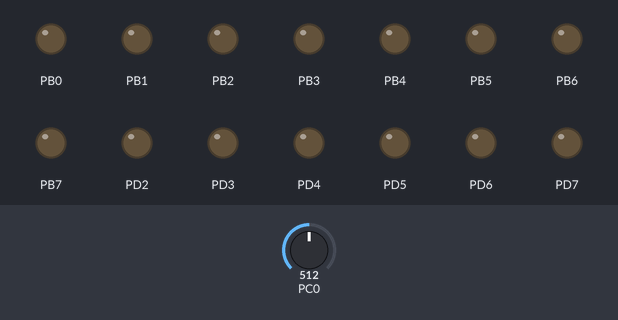
Bench run of a program on a simulated ATmega328P, built with avr-gcc and emulated at 16 MHz. Shown: output pins drawn as LEDs (lit = HIGH). Inputs (shaded band) come from the test bench; at power-on: PC0 = 512. EEPROM starts erased.

Above: at 0.05 s.
Timing chart, 0 to 3.0 s (numbered marks = the images above):
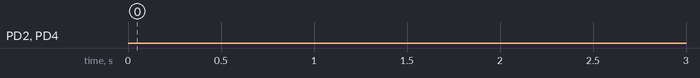

The program:

main.c
```c
/*
 * ArduinoLicht.c
 *
 * Created: 09/11/2020 17:29:41
 * Author : Sabine
 * Deze code werkt alleen autonoom en is nog niet getest met GUI.
 */


#include "AVR_TTC_scheduler.h"
#include <avr/io.h>
#include <stdlib.h>
#include <avr/sfr_defs.h>
#define F_CPU 16E6
#include <util/delay.h>
#include <avr/eeprom.h>
#define UBBRVAL 51

volatile uint8_t status = 0x01;
volatile uint8_t min_uitrol = 5;
volatile uint8_t max_uitrol = 160;
volatile uint8_t uitrol = 0;
volatile uint8_t max_licht = 25;
volatile uint8_t lichtintensiteit = 0;
volatile uint8_t adcValue = 0;
volatile uint8_t isBusy = 0;
volatile uint8_t isRolling = 0;
//volatile uint8_t pulse = 0; // wordt alleen gebruikt voor ultrasoon sensor
//volatile int16_t COUNTB = 0; //wordt alleen gebruikt voor ultrasoon sensor


void setup() {
	DDRD = 0xFF; // pin 2,3,4
	DDRB = 0xFF; // wordt niet gebruikt
}

// Zet de waarden voor de serieele verbinding
// Dit komt uit de datasheet
void uart_init(){
	UBRR0H = 0;
	UBRR0L = UBBRVAL;
	UCSR0A = 0;
	UCSR0B = _BV(TXEN0) | _BV(RXEN0);
	UCSR0C = _BV(UCSZ01) | _BV(UCSZ00);
}

// Verstuur data
void transmit(uint8_t data){
	loop_until_bit_is_set(UCSR0A, UDRE0);
	UDR0 = data;
}

// Ontvang data
uint8_t receive(void) {
	loop_until_bit_is_set(UCSR0A, RXC0);
	return UDR0;
}

/*
ADMUX is the ADC multiplexer selection register (register that contains three fields of bits for
controlling various aspects of data conversion)
ADCSRA is the ADC control and status register A

ADPS0 = 0 (ADC Prescaler select bits)
ADPS1 = 1 (ADC Prescaler select bits)
ADPS2 = 2 (ADC Prescaler select bits)
*/
void adc_init(){
	   ADCSRA |= (1 << ADPS2) | (1 << ADPS1) | (1 << ADPS0); // Zet de ADC prescalar op 128
	   ADMUX |= (1 << REFS0); // Zet ADC reference naar AVCC
	   ADCSRA |= (1 << ADEN);  // Zet ADC aan
   }

// Param: uit te lezen poort
// Return: de digitale waarde
int readAdc(uint16_t port){
	ADMUX = 0xf0; //voor MUX3-0 op 0 zetten
	ADMUX |= port; //OR om desbetreffende poort op 1 zetten (bijv als param 1 was zet A1 op 1)

	uint8_t value;
	// ADCSRA is control and status register A
	// setting ADSC to 1 initiates a single conversion (bit 6)
	ADCSRA |= (1<<ADSC); // 0000 0001 << 6 results in 0100 0000, 6e bit op 1 = start conversion
	while(ADCSRA & (1<<ADSC)){};
	value = ADCH;
	return value;
}

void set_eeprom_address(){
	eeprom_write_byte(0x00, 0x01); // Geef aan dat er data is
	eeprom_write_byte(0x01, status);
	eeprom_write_byte(0x02, min_uitrol);
	eeprom_write_byte(0x03, max_uitrol);
	eeprom_write_byte(0x04, uitrol);
	eeprom_write_byte(0x05, max_licht);
	eeprom_write_byte(0x06, lichtintensiteit);
   }

void get_eeprom(){
	status = eeprom_read_byte(0x01);
	min_uitrol = eeprom_read_byte(0x02);
	max_uitrol = eeprom_read_byte(0x03);
	uitrol = eeprom_read_byte(0x04);
	max_licht = eeprom_read_byte(0x05);
	lichtintensiteit = eeprom_read_byte(0x06);
   }

// De rode LED aanzetten op Poort D pin 3 ( 8 = 0000 1000)
void RoodLEDaan(){
	PORTD |= 8; //0000 0000 0000 1000 |= 0000 0000 0000 0000
}

// De rode LED aanzetten op Poort D pin 3 ( 8 = 0000 1000)
void RoodLEDuit(){
	PORTD &=~ 8;
}

// De groene LED gaat aan op poort D pin 2 (4 = 0000 0100)
void GroenLEDaan(){
	PORTD |= 4;
}

// De groene LED gaat uit op poort D pin 2 (4 = 0000 0100)
void GroenLEDuit(){
	PORTD &=~ 4;
}

// De gele LED gaat aan op poort D pin 4 ( 16 = 0001 0000)
void GeelLEDaan(){
	PORTD |= 16;
}

// De gele LED gaat uit op poort D pin 4 ( 16 = 0001 0000)
void GeelLEDuit(){
	PORTD &=~ 16;
}

// Bereken de lichtintensiteit
void lichtsensor(void){
	lichtintensiteit = readAdc(0);
	_delay_ms(10);
}

// Laat de rode LED branden en de gele LED knipperen
void schermoprollen(){
	isRolling = 1;
	if(PORTD == 0x04) { // check of groen nog aan staat, zo ja zet hem uit
		GroenLEDuit();
	}
	RoodLEDaan();
		while(uitrol > min_uitrol){
			GeelLEDaan();
			_delay_ms(500);
			GeelLEDuit();
			_delay_ms(500);
			if(uitrol - 10 < min_uitrol){
				uitrol -= uitrol - min_uitrol;
				eeprom_write_byte(0x04, uitrol);
			}else{
				uitrol -= 10;
				eeprom_write_byte(0x04, uitrol);
			}
		}
	isRolling = 0;
}

// Laat de groene LED branden en de gele LED knipperen
void schermuitrollen(){
	isRolling = 1;
	if(PORTD == 0x08 ) { // check of rood nog aan staat, zo ja zet hem uit
		RoodLEDuit();
	}
	GroenLEDaan();
		while(uitrol < max_uitrol) {
			GeelLEDaan();
			_delay_ms(500);
			GeelLEDuit();
			_delay_ms(500);
			if(uitrol + 10 > max_uitrol){
				uitrol += max_uitrol - uitrol;
				eeprom_write_byte(0x04, uitrol);
			}
			else{
				uitrol += 10;
				eeprom_write_byte(0x04, uitrol);
			}
		}
	isRolling = 0;
}

/* WE HEBBEN GEEN ULTRASOON SENSOR
// Bereken de afstand aan de hand van de ultrasoon sensor
void getDistance(void){
	COUNTB = 0;
		//pulse van naar de trigger
		PORTB|=(1<<PORTB0);
		_delay_us(10);
		PORTB &=~(1<<PORTB0);

		COUNTB = 0;

		// Als echo 0 terug stuurt doe niks
		while((PINB & (1<<PINB1)) == 0x00){}

		// Als echo niet 0 is +1 bij COUNTB
		while((PINB & (1<<PINB1)) != 0x00){
			COUNTB += 1;
		}

		// De duration van een echo / 58 is afstand
		pulse = COUNTB / 58;

		_delay_ms(1000);
	}
*/

// Rol het scherm automatisch in of uit
void rol(){
	if((status == 1) & (isRolling == 0)){
		if(lichtintensiteit > max_licht){
			schermuitrollen(); // Groen
		}else{
			schermoprollen(); // Rood
		}
	}
}

void run(void){
	if(isBusy == 0){
		uint8_t data = receive();
		// Verstuur het type eenheid
		if(data == 0xff){
			transmit(0xd0); // Lichtsensor
		}

		// Verstuur de status
		if(data == 0x10){
			transmit(status);  // 0= handmatig, 1= autonoom
		}

		//  Zet de status op handmatig
		if(data == 0x20){
			status = 0x00; // handmatig
			eeprom_write_byte(0x01, status);
		}

		// Zet de status op autonoom
		if(data == 0x30){
			status = 0x01; // autonoom
			eeprom_write_byte(0x01, status);
		}

		// Uitrollen
		if(data == 0x40){
			schermuitrollen(); // zet uitrol naar de current uitrolafstand, schrijf dit naar eeprom (0x04)
		}

		// Oprollen
		if(data == 0x50){
			schermoprollen(); // zet uitrol naar de current uitrolafstand, schrijf dit naar eeprom (0x04)
		}

		// Stuur huidige min en max uitrol
		if(data == 0x60){
			transmit(min_uitrol);
			transmit(max_uitrol);
		}

		// Stuur huidige max licht
		if(data == 0x70){
			transmit(max_licht);
		}

		// Stel de maximale uitrol in
		if(data == 0x80){
			isBusy = 1;
			max_uitrol = receive();
			eeprom_write_byte(0x03, max_uitrol);
			isBusy = 0;
		}

		// Stel de minimale uitrol in
		if(data == 0x81){
			isBusy = 1;
			min_uitrol = receive();
			eeprom_write_byte(0x02, min_uitrol);
			isBusy = 0;
		}

		// Stel de lichtintensiteit in waarbij uitgerold moet worden
		if(data == 0x82){
			isBusy = 1;
			max_licht = receive();
			eeprom_write_byte(0x05, max_licht);
			isBusy = 0;
		}

		// Verstuur de lichtintensiteit (Python request elke 60seconden)
		if(data == 0xa0){
			transmit(lichtintensiteit);
		}

		// verstuur de uitrol (hoe ver het scherm op het moment is uitgerold)
		if(data == 0xb0){
			transmit(uitrol);
		}

		// Verstuur de lichtintensiteit en huidige maximale licht om uit te rollen
		if(data == 0xc0){
			transmit(lichtintensiteit);
			transmit(max_licht);
		}
	}
}

int main(void){
	if(eeprom_read_byte(0x00) != 0x01){ // check of er nog geen data is
		set_eeprom_address(); //vul EEPROM met de volatile variabelen
	}
	else{
		get_eeprom(); //als er al wel waarden waren, haal ze op en zet ze in de volatile variabelen
	}

	// Set up de ports
	setup();

	// Initialise communicatie en ADC
	uart_init();
	adc_init();

	//tests
	//if lichtintensiteit>max_licht: schermuitrollen
	//schermuitrollen == Green
	//schermoprollen == Red
	isRolling=0;
	status=1;
	max_licht = 100;
	lichtintensiteit = 200;

	SCH_Init_T1(); // Initialise de timer, default 10ms

	// Voeg tasks toe aan de scheduler
	//SCH_Add_Task(run, 0, 1);
	SCH_Add_Task(lichtsensor,1000, 1000);
	//SCH_Add_Task(getDistance,1200,1000); // Ultrasoon sensor niet geimplementeerd
	SCH_Add_Task(rol,500,3000); // tijd verkort voor testing purposes

	SCH_Start(); // De scheduler starten

	while(1){
		SCH_Dispatch_Tasks();
	}
}
```

AVR_TTC_scheduler.c
```c
#include "AVR_TTC_scheduler.h"
#include <avr/io.h>
#include <avr/interrupt.h>

// The array of tasks
sTask SCH_tasks_G[SCH_MAX_TASKS];


/*------------------------------------------------------------------*-

  SCH_Dispatch_Tasks()

  This is the 'dispatcher' function.  When a task (function)
  is due to run, SCH_Dispatch_Tasks() will run it.
  This function must be called (repeatedly) from the main loop.

-*------------------------------------------------------------------*/

void SCH_Dispatch_Tasks(void)
{
   unsigned char Index;

   // Dispatches (runs) the next task (if one is ready)
   for(Index = 0; Index < SCH_MAX_TASKS; Index++)
   {
      if((SCH_tasks_G[Index].RunMe > 0) && (SCH_tasks_G[Index].pTask != 0))
      {
         (*SCH_tasks_G[Index].pTask)();  // Run the task
         SCH_tasks_G[Index].RunMe -= 1;   // Reset / reduce RunMe flag

         // Periodic tasks will automatically run again
         // - if this is a 'one shot' task, remove it from the array
         if(SCH_tasks_G[Index].Period == 0)
         {
            SCH_Delete_Task(Index);
         }
      }
   }
}

/*------------------------------------------------------------------*-

  SCH_Add_Task()

  Causes a task (function) to be executed at regular intervals
  or after a user-defined delay

  pFunction - The name of the function which is to be scheduled.
              NOTE: All scheduled functions must be 'void, void' -
              that is, they must take no parameters, and have
              a void return type.

  DELAY     - The interval (TICKS) before the task is first executed

  PERIOD    - If 'PERIOD' is 0, the function is only called once,
              at the time determined by 'DELAY'.  If PERIOD is non-zero,
              then the function is called repeatedly at an interval
              determined by the value of PERIOD (see below for examples
              which should help clarify this).


  RETURN VALUE:

  Returns the position in the task array at which the task has been
  added.  If the return value is SCH_MAX_TASKS then the task could
  not be added to the array (there was insufficient space).  If the
  return value is < SCH_MAX_TASKS, then the task was added
  successfully.

  Note: this return value may be required, if a task is
  to be subsequently deleted - see SCH_Delete_Task().

  EXAMPLES:

  Task_ID = SCH_Add_Task(Do_X,1000,0);
  Causes the function Do_X() to be executed once after 1000 sch ticks.

  Task_ID = SCH_Add_Task(Do_X,0,1000);
  Causes the function Do_X() to be executed regularly, every 1000 sch ticks.

  Task_ID = SCH_Add_Task(Do_X,300,1000);
  Causes the function Do_X() to be executed regularly, every 1000 ticks.
  Task will be first executed at T = 300 ticks, then 1300, 2300, etc.

-*------------------------------------------------------------------*/

unsigned char SCH_Add_Task(void (*pFunction)(), const unsigned int DELAY, const unsigned int PERIOD)
{
   unsigned char Index = 0;

   // First find a gap in the array (if there is one)
   while((SCH_tasks_G[Index].pTask != 0) && (Index < SCH_MAX_TASKS))
   {
      Index++;
   }

   // Have we reached the end of the list?
   if(Index == SCH_MAX_TASKS)
   {
      // Task list is full, return an error code
      return SCH_MAX_TASKS;
   }

   // If we're here, there is a space in the task array
   SCH_tasks_G[Index].pTask = pFunction;
   SCH_tasks_G[Index].Delay =DELAY;
   SCH_tasks_G[Index].Period = PERIOD;
   SCH_tasks_G[Index].RunMe = 0;

   // return position of task (to allow later deletion)
   return Index;
}

/*------------------------------------------------------------------*-

  SCH_Delete_Task()

  Removes a task from the scheduler.  Note that this does
  *not* delete the associated function from memory:
  it simply means that it is no longer called by the scheduler.

  TASK_INDEX - The task index.  Provided by SCH_Add_Task().

  RETURN VALUE:  RETURN_ERROR or RETURN_NORMAL

-*------------------------------------------------------------------*/

unsigned char SCH_Delete_Task(const unsigned char TASK_INDEX)
{
   // Return_code can be used for error reporting, NOT USED HERE THOUGH!
   unsigned char Return_code = 0;

   SCH_tasks_G[TASK_INDEX].pTask = 0;
   SCH_tasks_G[TASK_INDEX].Delay = 0;
   SCH_tasks_G[TASK_INDEX].Period = 0;
   SCH_tasks_G[TASK_INDEX].RunMe = 0;

   return Return_code;
}

/*------------------------------------------------------------------*-

  SCH_Init_T1()

  Scheduler initialisation function.  Prepares scheduler
  data structures and sets up timer interrupts at required rate.
  You must call this function before using the scheduler.

-*------------------------------------------------------------------*/

void SCH_Init_T1(void)
{
   unsigned char i;

   for(i = 0; i < SCH_MAX_TASKS; i++)
   {
      SCH_Delete_Task(i);
   }

   // Set up Timer 1
   // Values for 1ms and 10ms ticks are provided for various crystals

   // Hier moet de timer periode worden aangepast ....!
   OCR1A = (uint16_t)625;   		     // 10ms = (256/16.000.000) * 625
   TCCR1B = (1 << CS12) | (1 << WGM12);  // prescale op 64, top counter = value OCR1A (CTC mode)
   TIMSK1 = 1 << OCIE1A;   		     // Timer 1 Output Compare A Match Interrupt Enable
}

/*------------------------------------------------------------------*-

  SCH_Start()

  Starts the scheduler, by enabling interrupts.

  NOTE: Usually called after all regular tasks are added,
  to keep the tasks synchronised.

  NOTE: ONLY THE SCHEDULER INTERRUPT SHOULD BE ENABLED!!!

-*------------------------------------------------------------------*/

void SCH_Start(void)
{
      sei();
}

/*------------------------------------------------------------------*-

  SCH_Update

  This is the scheduler ISR.  It is called at a rate
  determined by the timer settings in SCH_Init_T1().

-*------------------------------------------------------------------*/

ISR(TIMER1_COMPA_vect)
{
   unsigned char Index;
   for(Index = 0; Index < SCH_MAX_TASKS; Index++)
   {
      // Check if there is a task at this location
      if(SCH_tasks_G[Index].pTask)
      {
         if(SCH_tasks_G[Index].Delay == 0)
         {
            // The task is due to run, Inc. the 'RunMe' flag
            SCH_tasks_G[Index].RunMe += 1;

            if(SCH_tasks_G[Index].Period)
            {
               // Schedule periodic tasks to run again
               SCH_tasks_G[Index].Delay = SCH_tasks_G[Index].Period;
               SCH_tasks_G[Index].Delay -= 1;
            }
         }
         else
         {
            // Not yet ready to run: just decrement the delay
            SCH_tasks_G[Index].Delay -= 1;
         }
      }
   }
}

// ------------------------------------------------------------------
```

AVR_TTC_scheduler.h
```c
// Scheduler data structure for storing task data
typedef struct
{
   // Pointer to task
   void (* pTask)(void);
   // Initial delay in ticks
   unsigned int Delay;
   // Periodic interval in ticks
   unsigned int Period;
   // Runme flag (indicating when the task is due to run)
   unsigned char RunMe;
} sTask;

// Function prototypes
//-------------------------------------------------------------------

void SCH_Init_T1(void);
void SCH_Start(void);
// Core scheduler functions
void SCH_Dispatch_Tasks(void);
unsigned char SCH_Add_Task(void (*)(void), const unsigned int, const unsigned int);
unsigned char SCH_Delete_Task(const unsigned char);

// hier het aantal taken aanpassen ....!!
// Maximum number of tasks

#define SCH_MAX_TASKS (10)
```

Measured:
- by itself, PD2: LOW → HIGH at 5.0 s
- by itself, PD4: LOW → HIGH at 5.0 s, → LOW 0.50 s later, → HIGH 0.50 s later, → LOW 0.50 s later, … (32 changes in this stretch)
